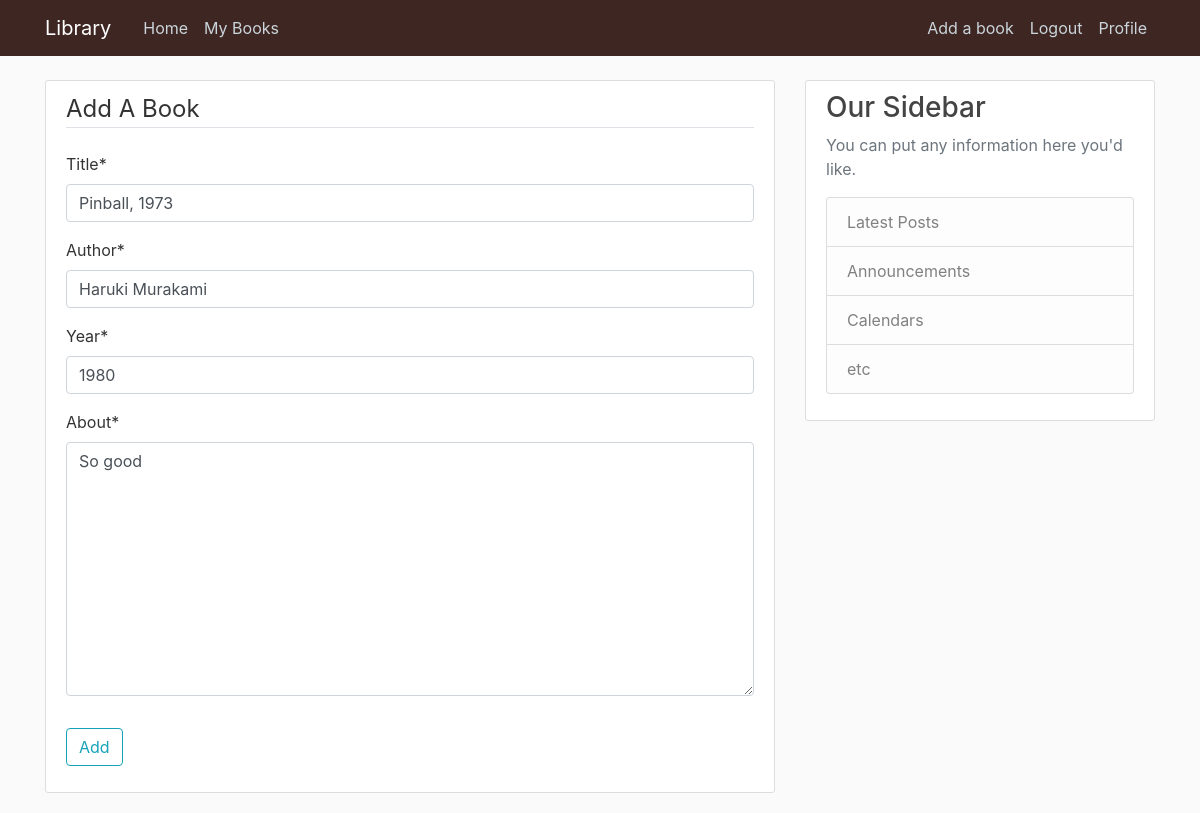
The app's page /books/2/update (signed in), older data.
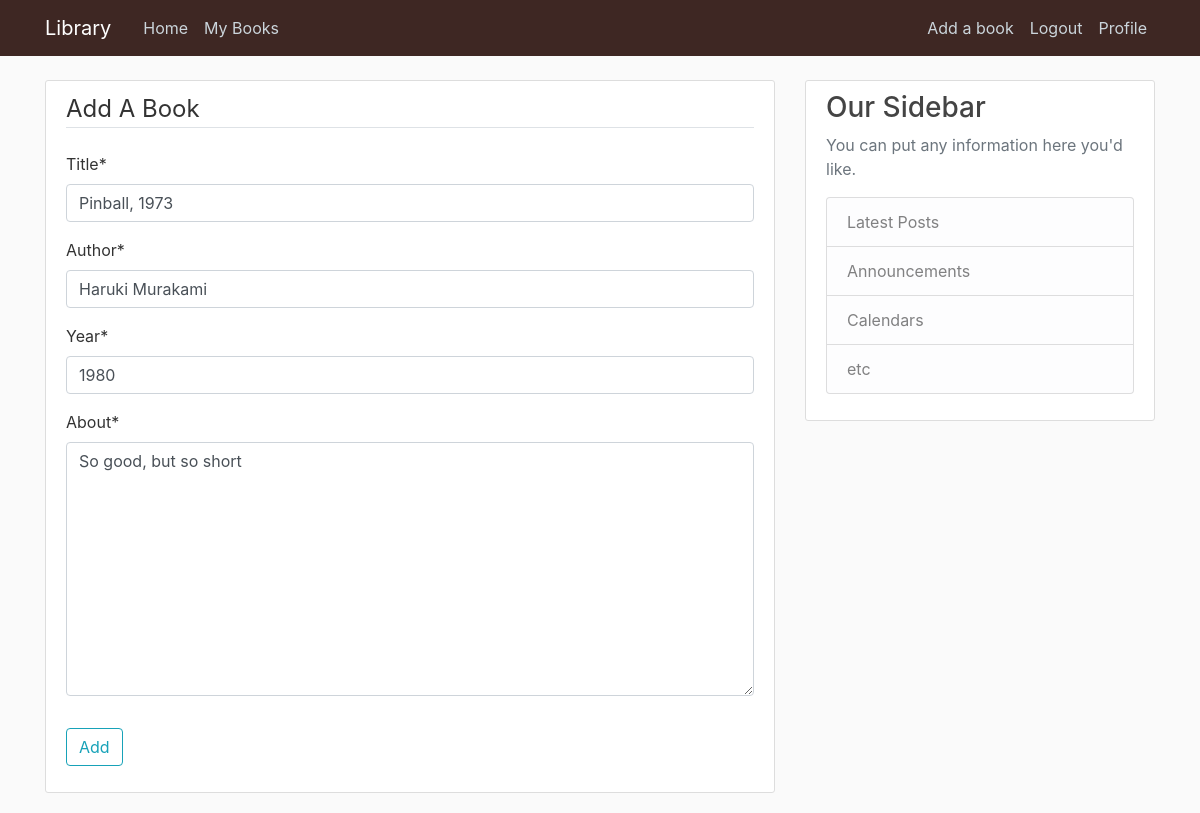
The same page, newer data.
### meh/models.py (models this page shows, shortened)
class Book(models.Model):
    title = models.CharField(max_length=100)
    author = models.CharField(max_length=100)
    year = models.CharField(max_length=7)
    about = models.TextField()
    username = models.ForeignKey(User, on_delete=models.CASCADE)
    author_url = models.CharField(max_length=100, blank=True, editable=False)

### meh/views.py (the view, shortened to what this page needs)
# urls.py: path('books/<int:pk>/update', BookUpdateView.as_view(), name="book-update"),
class BookUpdateView(LoginRequiredMixin, UserPassesTestMixin, UpdateView):
    model = Book
    fields = ['title', 'author', 'year', 'about']
    def test_func(self):
        book = self.get_object()
        if self.request.user == book.username:
            return True
        return False

### meh/templates/meh/book_form.html (shortened to what this page needs)
{% extends "meh/base.html" %}
{% load crispy_forms_tags %}
{% block content %}
    <div class="content-section">
        <form method="POST">
            <fieldset class="form-group">
                <legend class="border-bottom mb-4">
                    Add A Book
                </legend>
                {{ form|crispy }}
            </fieldset>
            <div class="form-group">
                <button class="btn btn-outline-info" type="submit">Add</button>
            </div>
        </form>
    </div>
{% endblock content %}

Row changes from the older to the newer data that the page shows:
changed Book "Haruki Murakami": about "So good" → "So good, but so short"
